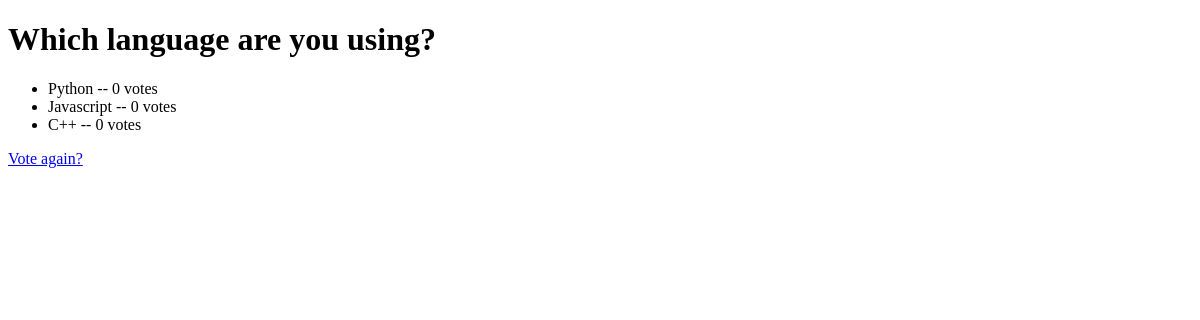
Page /polls/2/results/ on the earlier database version.
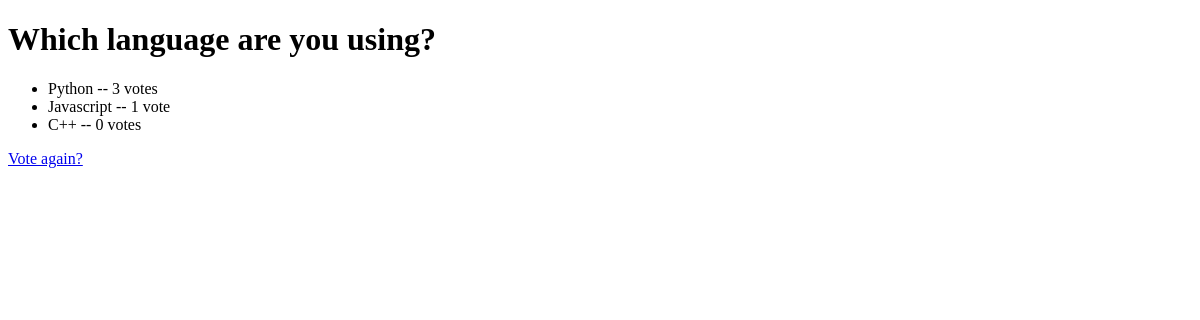
Same page on the later database version.
### polls/models.py (models this page shows, shortened)
class Choice(models.Model):
    question = models.ForeignKey(Question, on_delete=models.CASCADE)
    choice_text = models.CharField(max_length=200)
    votes = models.IntegerField(default=0)

### polls/views.py (the view)
# urls.py: path('<int:pk>/results/', views.ResultsView.as_view(), name='results'),
class ResultsView(generic.DetailView):
    model = Question
    template_name = 'polls/results.html'

### polls/templates/polls/results.html (shortened to what this page needs)
<!DOCTYPE html>
<html lang="en">
<head>
</head>
<body>
    <h1>{{ question.question_text }}</h1>
    <ul>
    {% for choice in question.choice_set.all %}
        <li>{{ choice.choice_text }} -- {{ choice.votes }} vote{{ choice.votes|pluralize }}</li>
    {% endfor %}
    </ul>
    <a href="{% url 'detail' question.id %}">Vote again?</a>
</body>
</html>

Differences in the rows shown:
changed Choice "Python": votes "0" → "3"
changed Choice "Javascript": votes "0" → "1"
